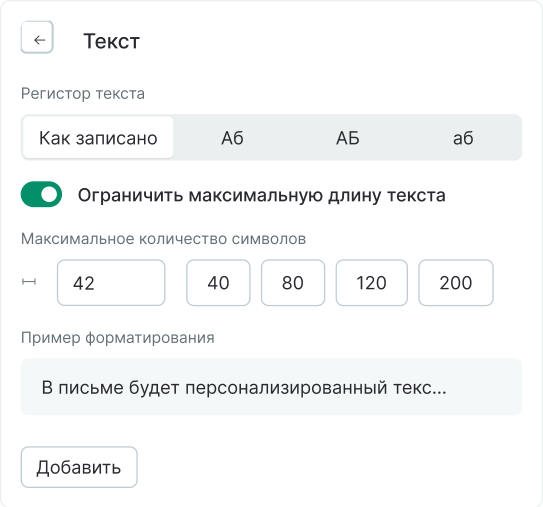
#> input picture scripts/design/mosaic/mosaic-assets/1715-272348.png, 1086 x 1014 px (shown at 1/2 size); its folder holds 4 pictures in this run
$ python render-mosaic.py mosaic-assets/1715-272337.png
#> lines starting #> are read from the running program, lines starting #| are printed output that depends on the picture
from pathlib import Path
from PIL import Image, ImageFilter, ImageChops
import json, math, subprocess, sys

ROOT = Path(__file__).resolve().parent
OUT = Path(sys.argv[sys.argv.index('--output') + 1]) if '--output' in sys.argv else ROOT
OUT.mkdir(parents=True, exist_ok=True)
W, H, FPS, DURATION = 2560, 1200, 30, 12
SPEED, SOURCE_DURATION = 1.5, 18
PAD = 64
layout = json.loads((ROOT / 'mosaic-layout.json').read_text())
#> (reads scripts/design/mosaic/mosaic-layout.json from the repository)
cards = layout['cards']
assets = {}
for card in cards:
    key = card['sourceId']
    if key in assets:
        continue
    src = Image.open(ROOT / 'mosaic-assets' / (key.replace(':', '-') + '.png')).convert('RGBA')
#> src is the input picture: PIL image 1086x1014 RGBA; mean R, G, B, A 246.4, 247.7, 248, 254.8
    p = PAD * 2
    alpha = Image.new('L', (src.width + p * 2, src.height + p * 2))
#> alpha: PIL image 1342x1270 L; every value is 0
    alpha.paste(src.getchannel('A'), (p, p + 36))
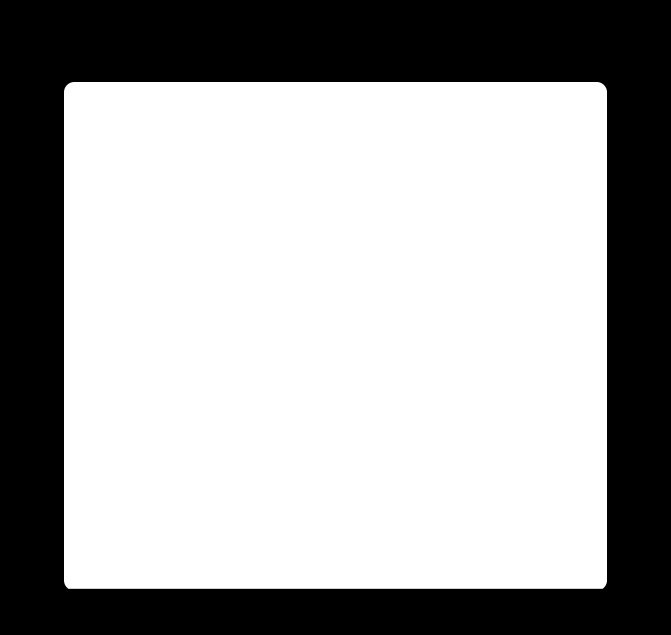
#> alpha: PIL image 1342x1270 L (shown at 1/2 size); min 0, max 255, mean 164.7
    alpha = alpha.filter(ImageFilter.GaussianBlur(40)).point(lambda n: round(n * .10))
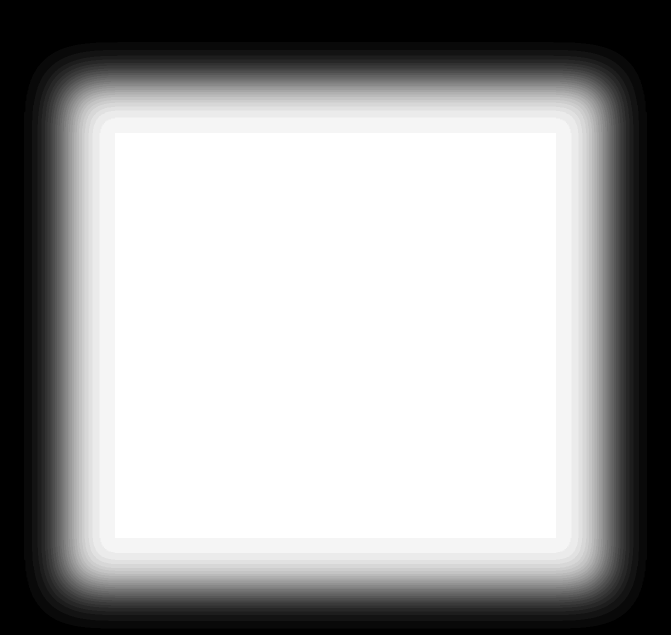
#> alpha: PIL image 1342x1270 L (shown at 1/2 size); min 0, max 26, mean 16.7; drawn with min black and max white
    im = Image.new('RGBA', alpha.size, (20, 33, 46, 0))
    im.putalpha(alpha)
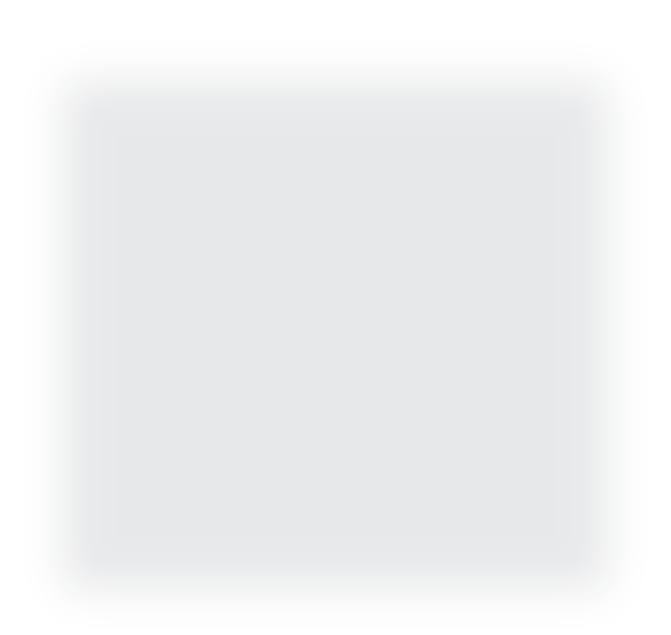
#> im: PIL image 1342x1270 RGBA (shown at 1/2 size); mean R, G, B, A 20, 33, 46, 16.7; transparent parts drawn white
    im.alpha_composite(src, (p, p))
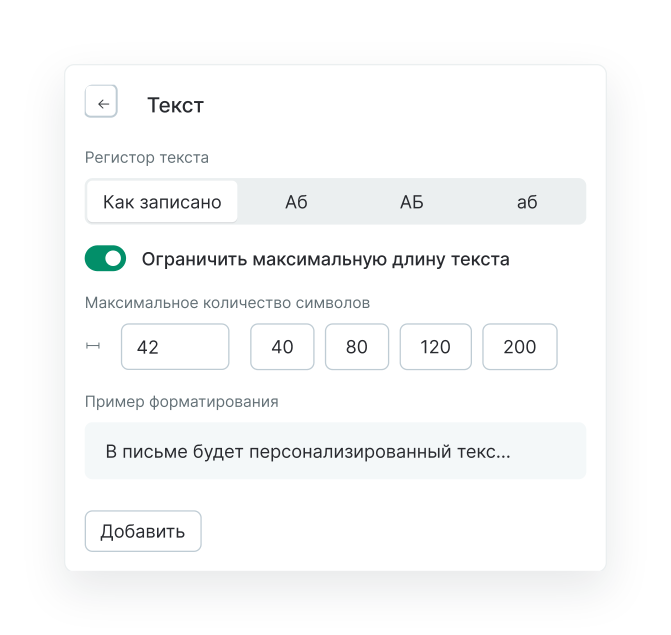
#> im: PIL image 1342x1270 RGBA (shown at 1/2 size); mean R, G, B, A 166.3, 171.7, 176.5, 165.8; transparent parts drawn white
    assets[key] = im
#> pass 2 of the loop `for card in cards:`:
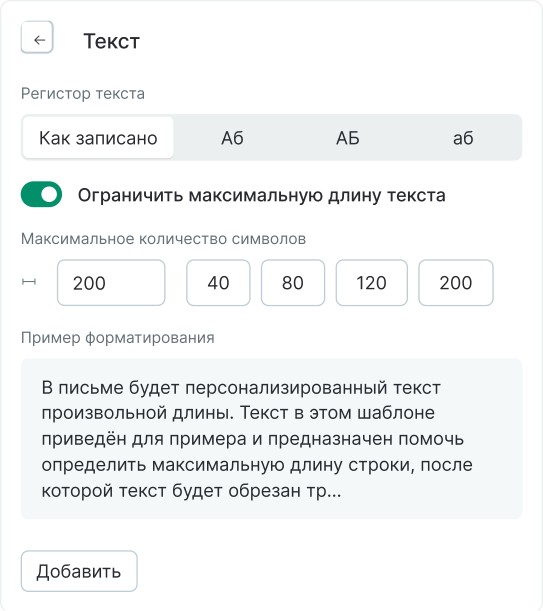
#> input picture scripts/design/mosaic/mosaic-assets/1715-272381.png, 1086 x 1221 px (shown at 1/2 size)
#> src is the input picture: PIL image 1086x1221 RGBA; mean R, G, B, A 242.8, 244.4, 244.8, 254.8
#> `alpha = alpha.filter(ImageFilter.GaussianBlur(40)).point(lambda n: rou..`:
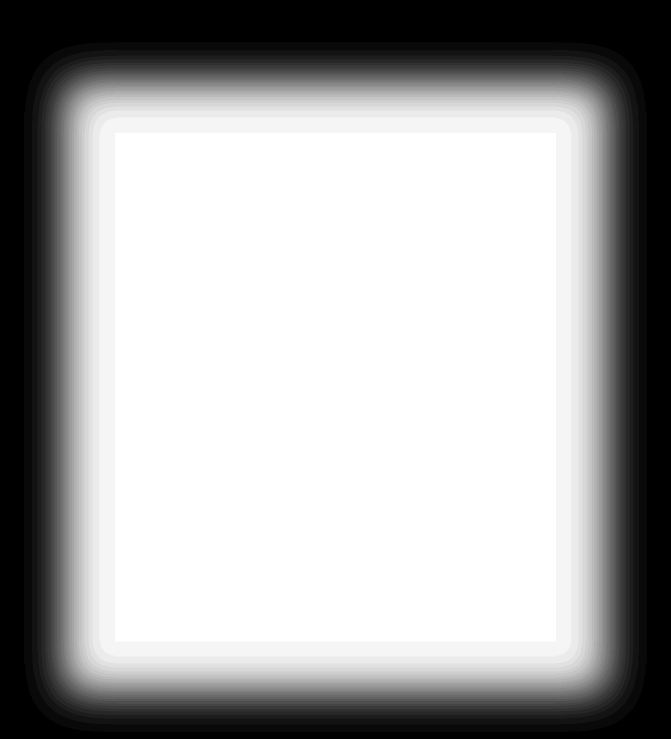
#> alpha: PIL image 1342x1477 L (shown at 1/2 size); min 0, max 26, mean 17.3; drawn with min black and max white
#> `im.alpha_composite(src, (p, p))`:
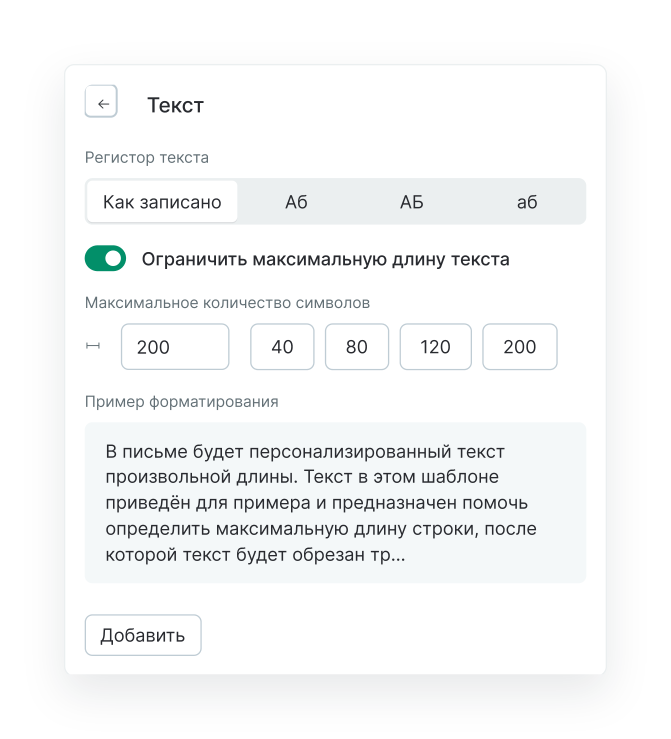
#> im: PIL image 1342x1477 RGBA (shown at 1/2 size); mean R, G, B, A 169, 174.4, 179, 171.6; transparent parts drawn white
#> (the run stopped early here; a loop or call above may not have finished)
